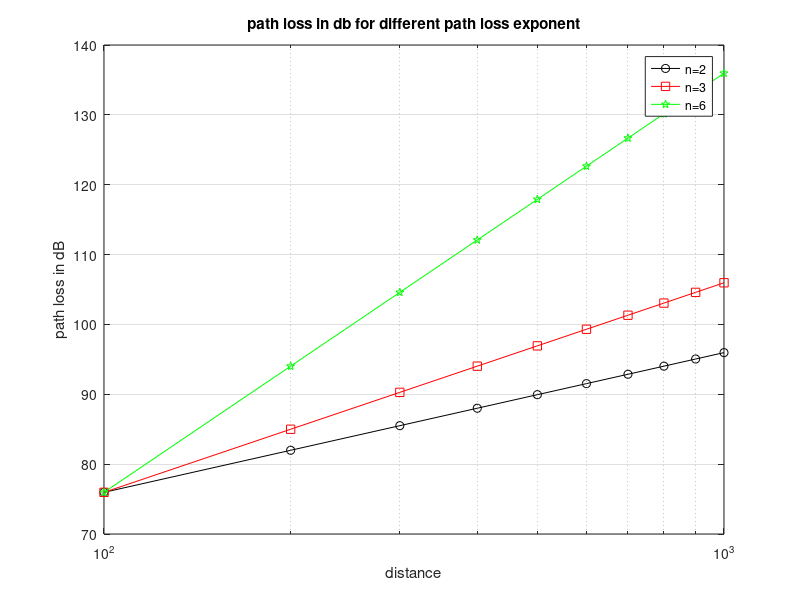

The MATLAB source for this figure:
clear all
close all
fc=1.5e9;
d1=100;
d=[100:100:1000];
n=[2 3 6];
c=3*10^8;
m=c/fc;
for i=1:3
a(i,:)=-20*(log10(m/(4*pi*d1)))+10*n(1,i)*log10(d./d1);
end
semilogx(d,a(1,:),'k-o')
hold on
semilogx(d,a(2,:),'r-s')
hold on
semilogx(d,a(3,:),'g-p')
hold on
grid on
legend('n=2','n=3','n=6')
xlabel('distance')
ylabel('path loss in dB')
title('path loss in db for different path loss exponent')
